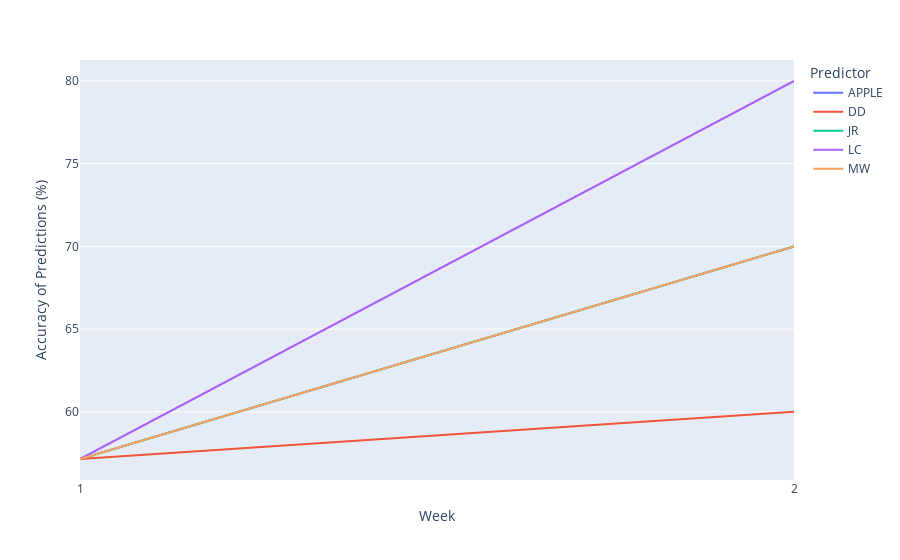

The cell this chart's notebook holds for it:
### Markdown cell above
#### How consistent are predictors?

### Code cell
vis.time_series()

### Figure 1 — Plotly figure (JSON) as saved in the notebook; plotly's stock layout.template omitted (floating-point values rounded to 4 significant figures)
{"data": [{"hovertemplate": "<b>%{hovertext}</b><br><br>Predictor=APPLE<br>Week=%{x}<br>Accuracy of Predictions (%)=%{y}<extra></extra>", "hovertext": ["APPLE", "APPLE"], "legendgroup": "APPLE", "line": {"color": "#636efa", "dash": "solid"}, "mode": "lines", "name": "APPLE", "orientation": "v", "showlegend": true, "type": "scatter", "x": [1, 2], "xaxis": "x", "y": [57.14, 70], "yaxis": "y"}, {"hovertemplate": "<b>%{hovertext}</b><br><br>Predictor=DD<br>Week=%{x}<br>Accuracy of Predictions (%)=%{y}<extra></extra>", "hovertext": ["DD", "DD"], "legendgroup": "DD", "line": {"color": "#EF553B", "dash": "solid"}, "mode": "lines", "name": "DD", "orientation": "v", "showlegend": true, "type": "scatter", "x": [1, 2], "xaxis": "x", "y": [57.14, 60], "yaxis": "y"}, {"hovertemplate": "<b>%{hovertext}</b><br><br>Predictor=JR<br>Week=%{x}<br>Accuracy of Predictions (%)=%{y}<extra></extra>", "hovertext": ["JR", "JR"], "legendgroup": "JR", "line": {"color": "#00cc96", "dash": "solid"}, "mode": "lines", "name": "JR", "orientation": "v", "showlegend": true, "type": "scatter", "x": [1, 2], "xaxis": "x", "y": [57.14, 70], "yaxis": "y"}, {"hovertemplate": "<b>%{hovertext}</b><br><br>Predictor=LC<br>Week=%{x}<br>Accuracy of Predictions (%)=%{y}<extra></extra>", "hovertext": ["LC", "LC"], "legendgroup": "LC", "line": {"color": "#ab63fa", "dash": "solid"}, "mode": "lines", "name": "LC", "orientation": "v", "showlegend": true, "type": "scatter", "x": [1, 2], "xaxis": "x", "y": [57.14, 80], "yaxis": "y"}, {"hovertemplate": "<b>%{hovertext}</b><br><br>Predictor=MW<br>Week=%{x}<br>Accuracy of Predictions (%)=%{y}<extra></extra>", "hovertext": ["MW", "MW"], "legendgroup": "MW", "line": {"color": "#FFA15A", "dash": "solid"}, "mode": "lines", "name": "MW", "orientation": "v", "showlegend": true, "type": "scatter", "x": [1, 2], "xaxis": "x", "y": [57.14, 70], "yaxis": "y"}], "layout": {"legend": {"title": {"text": "Predictor"}, "tracegroupgap": 0}, "margin": {"t": 60}, "xaxis": {"anchor": "y", "autorange": true, "domain": [0, 1], "range": [0, 1], "title": {"text": "Week"}, "type": "category"}, "yaxis": {"anchor": "x", "autorange": true, "domain": [0, 1], "range": [55.87, 81.27], "title": {"text": "Accuracy of Predictions (%)"}, "type": "linear"}}}
